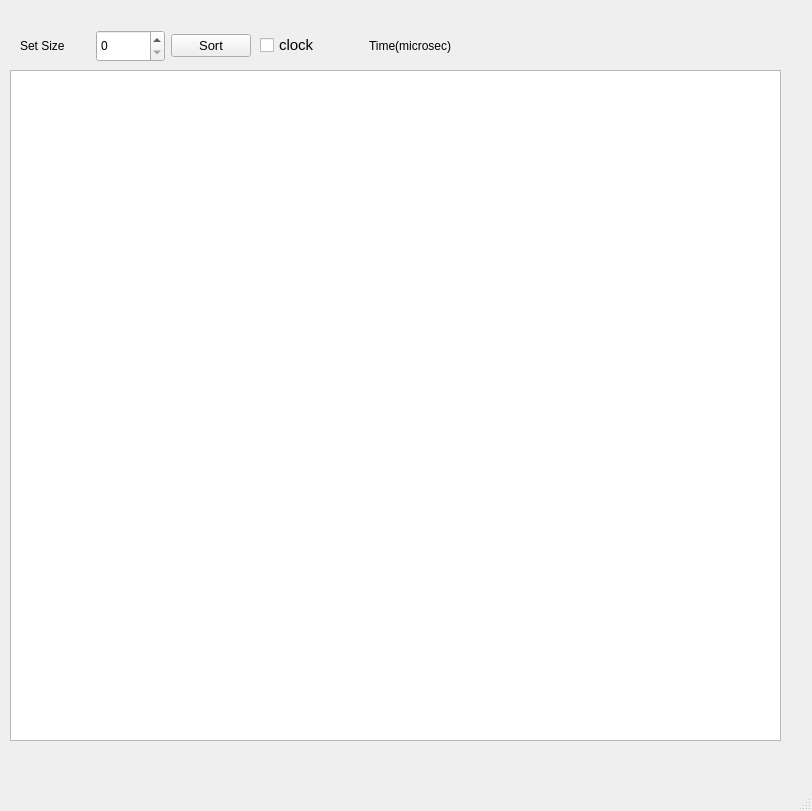
<?xml version="1.0" encoding="UTF-8"?>
<ui version="4.0">
 <class>MainWindow</class>
 <widget class="QMainWindow" name="MainWindow">
  <property name="geometry">
   <rect>
    <x>0</x>
    <y>0</y>
    <width>812</width>
    <height>811</height>
   </rect>
  </property>
  <property name="windowTitle">
   <string>MainWindow</string>
  </property>
  <widget class="QWidget" name="centralwidget">
   <widget class="QTableWidget" name="tableWidget">
    <property name="geometry">
     <rect>
      <x>10</x>
      <y>70</y>
      <width>771</width>
      <height>671</height>
     </rect>
    </property>
    <attribute name="horizontalHeaderDefaultSectionSize">
     <number>70</number>
    </attribute>
    <attribute name="verticalHeaderDefaultSectionSize">
     <number>30</number>
    </attribute>
   </widget>
   <widget class="QWidget" name="layoutWidget">
    <property name="geometry">
     <rect>
      <x>260</x>
      <y>30</y>
      <width>211</width>
      <height>31</height>
     </rect>
    </property>
    <layout class="QHBoxLayout" name="horizontalLayout_2">
     <item>
      <widget class="QCheckBox" name="ifClock">
       <property name="font">
        <font>
         <pointsize>11</pointsize>
        </font>
       </property>
       <property name="text">
        <string>clock</string>
       </property>
      </widget>
     </item>
     <item>
      <widget class="QLabel" name="time">
       <property name="font">
        <font>
         <pointsize>9</pointsize>
        </font>
       </property>
       <property name="text">
        <string>Time(microsec)</string>
       </property>
      </widget>
     </item>
    </layout>
   </widget>
   <widget class="QWidget" name="layoutWidget">
    <property name="geometry">
     <rect>
      <x>20</x>
      <y>30</y>
      <width>231</width>
      <height>32</height>
     </rect>
    </property>
    <layout class="QHBoxLayout" name="horizontalLayout">
     <item>
      <widget class="QLabel" name="label">
       <property name="font">
        <font>
         <pointsize>9</pointsize>
        </font>
       </property>
       <property name="text">
        <string>Set Size</string>
       </property>
      </widget>
     </item>
     <item>
      <widget class="QSpinBox" name="spinBox">
       <property name="sizePolicy">
        <sizepolicy hsizetype="Minimum" vsizetype="Expanding">
         <horstretch>0</horstretch>
         <verstretch>0</verstretch>
        </sizepolicy>
       </property>
       <property name="font">
        <font>
         <pointsize>9</pointsize>
        </font>
       </property>
       <property name="maximum">
        <number>100000</number>
       </property>
      </widget>
     </item>
     <item>
      <widget class="QPushButton" name="sortB">
       <property name="font">
        <font>
         <pointsize>10</pointsize>
        </font>
       </property>
       <property name="text">
        <string>Sort</string>
       </property>
      </widget>
     </item>
    </layout>
   </widget>
   <widget class="QLabel" name="maxIndx">
    <property name="geometry">
     <rect>
      <x>520</x>
      <y>40</y>
      <width>261</width>
      <height>21</height>
     </rect>
    </property>
    <property name="font">
     <font>
      <pointsize>10</pointsize>
     </font>
    </property>
    <property name="text">
     <string/>
    </property>
   </widget>
  </widget>
  <widget class="QMenuBar" name="menubar">
   <property name="geometry">
    <rect>
     <x>0</x>
     <y>0</y>
     <width>812</width>
     <height>26</height>
    </rect>
   </property>
  </widget>
  <widget class="QStatusBar" name="statusbar"/>
 </widget>
 <resources/>
 <connections/>
</ui>
